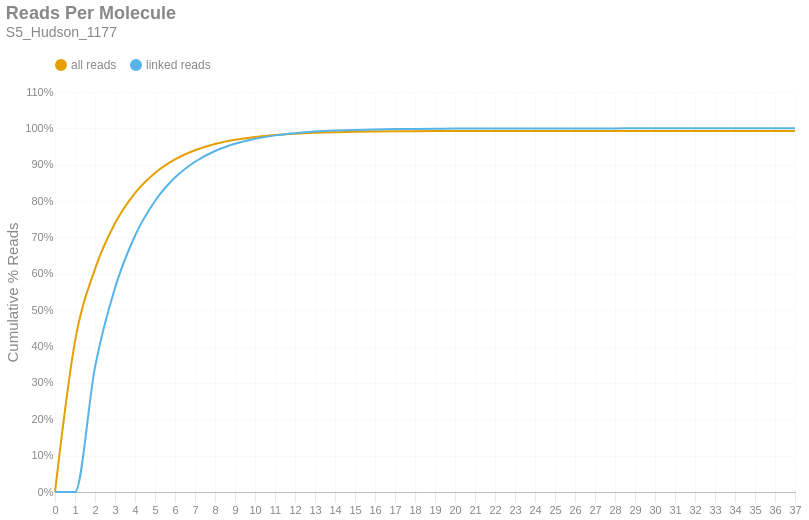

Notebook code for this chart:
### Markdown cell above
### Reads per Molecule
This chart shows the cumulative distribution of the number of reads per linked molecule. That is, how many alignments are associated with a unique molecule. This excludes the number of reads associated with invalid or absent linked-read barcodes. The `linked` histogram is the percentages recalculated when disregarding singletons.

### Code cell
if SKIPLR:
    print_html(f"Skipped")
else:
    counts = np.bincount(valids['reads'].cast(pl.Int64).to_numpy())
    weighted = counts * np.arange(len(counts))
    all_perc = weighted / n_reads
    linked_perc = weighted / n_linked_reads
    linked_perc[1] = 0
    binned_df = pl.DataFrame({
        'readsper': list(range(len(counts))),
        'all reads (cumsum)': np.cumsum(all_perc).tolist(),
        'linked reads (cumsum)': np.cumsum(linked_perc).tolist(),
    })

    with SafeRender(binned_df):
        (
            density_plot(binned_df, 'Reads Per Molecule', samplename, 'readspmol')
            .encode(
                x=alt.X('readsper:O', title=None).axis(labelAngle=0).scale(padding=0),
                y=alt.Y('value:Q', title='Cumulative % Reads').axis(format='%').stack(False),
                color=alt.Color("key:N").scale(domain=["all reads", "linked reads"]),
                tooltip=[
                    alt.Tooltip("key:N", title="Data Type"),
                    alt.Tooltip("readsper:O", title="Reads Per Molecule"),
                    alt.Tooltip("value:Q", format=".2%", title="% Reads (Cum.)")
                ]            
            )
        ).display()

### Figure 1 — Vega-Lite specification as saved in the notebook (floating-point values rounded to 4 significant figures)
{"width": "container", "height": 400, "config": {"title": {"anchor": "start", "dy": -15, "fontSize": 18, "color": "#888888", "subtitleColor": "#888888", "subtitleFontSize": 14}, "arc": {"fill": "#0072B2"}, "axis": {"domainColor": "#888888", "domainWidth": 0.5, "gridWidth": 0.2, "grid": false, "titleFontWeight": 400, "titleFontSize": 15, "labelFontSize": 11, "labelColor": "#888888", "tickColor": "#888888", "tickWidth": 0.2, "titleColor": "#888888"}, "axisBand": {"grid": false}, "axisX": {"grid": true, "tickSize": 10, "domainCap": "round"}, "axisY": {"domain": false, "grid": true, "tickSize": 0, "domainCap": "round"}, "background": "transparent", "header": {"labelFontSize": 15, "labelColor": "#888888", "titleFontSize": 15, "titleFontWeight": 600, "titleColor": "#888888"}, "legend": {"labelFont": "sans-serif", "labelFontSize": 12, "labelColor": "#888888", "symbolSize": 100, "symbolType": "circle", "titleFontSize": 12, "titlePadding": 10, "titleColor": "#888888", "title": null, "orient": "top"}, "range": {"category": ["#E69F00", "#56B4E9", "#009E73", "#F0E442", "#0072B2", "#D55E00", "#CC79A7", "#000000"], "diverging": ["#cfe8f3", "#a2d4ec", "#73bfe2", "#46abdb", "#1696d2", "#12719e"]}, "area": {"fill": "#0072B2", "fillOpacity": 0.7, "line": true, "strokeOpacity": 0.7}, "line": {"color": "#0072B2", "stroke": "#0072B2", "strokeWidth": 2}, "trail": {"color": "#0072B2", "stroke": "#0072B2", "strokeWidth": 0, "size": 1}, "point": {"filled": true, "fillOpacity": 1.0, "size": 95}, "text": {"color": "#888888", "fontSize": 11, "align": "right", "fontWeight": 400, "size": 11}, "bar": {"fill": "#0072B2", "stroke": null}, "view": {"stroke": null, "continuousWidth": 660, "continuousHeight": 400}}, "data": {"name": "data-0c0e8ecfeeaecb75af4b5b05c3205d22"}, "mark": {"type": "line", "interpolate": "monotone", "point": {"opacity": 0, "size": 275}}, "encoding": {"color": {"field": "key", "scale": {"domain": ["all reads", "linked reads"]}, "type": "nominal"}, "tooltip": [{"field": "key", "title": "Data Type", "type": "nominal"}, {"field": "readsper", "title": "Reads Per Molecule", "type": "ordinal"}, {"field": "value", "format": ".2%", "title": "% Reads (Cum.)", "type": "quantitative"}], "x": {"axis": {"labelAngle": 0}, "field": "readsper", "scale": {"padding": 0}, "title": null, "type": "ordinal"}, "y": {"axis": {"format": "%"}, "field": "value", "stack": false, "title": "Cumulative % Reads", "type": "quantitative"}}, "params": [{"name": "param_c36ac31b6afebe62", "select": {"type": "point", "fields": ["key"]}, "bind": "legend"}], "title": {"text": "Reads Per Molecule", "subtitle": "S5_Hudson_1177"}, "transform": [{"fold": ["all reads (cumsum)", "linked reads (cumsum)"]}, {"calculate": "replace(datum.key, ' (cumsum)', '')", "as": "key"}, {"filter": {"param": "param_c36ac31b6afebe62"}}], "usermeta": {"embedOptions": {"downloadFileName": "S5_Hudson_1177.readspmol"}}, "$schema": "https://vega.github.io/schema/vega-lite/v6.1.0.json", "datasets": {"data-0c0e8ecfeeaecb75af4b5b05c3205d22": [{"readsper": 0, "all reads (cumsum)": 0.0, "linked reads (cumsum)": 0.0}, {"readsper": 1, "all reads (cumsum)": 0.4143, "linked reads (cumsum)": 0.0}, {"readsper": 2, "all reads (cumsum)": 0.6131, "linked reads (cumsum)": 0.3435}, {"readsper": 3, "all reads (cumsum)": 0.739, "linked reads (cumsum)": 0.561}, {"readsper": 4, "all reads (cumsum)": 0.8221, "linked reads (cumsum)": 0.7046}, {"readsper": 5, "all reads (cumsum)": 0.8775, "linked reads (cumsum)": 0.8004}, {"readsper": 6, "all reads (cumsum)": 0.9147, "linked reads (cumsum)": 0.8647}, {"readsper": 7, "all reads (cumsum)": 0.9399, "linked reads (cumsum)": 0.9082}, {"readsper": 8, "all reads (cumsum)": 0.9571, "linked reads (cumsum)": 0.9378}, {"readsper": 9, "all reads (cumsum)": 0.9686, "linked reads (cumsum)": 0.9578}, {"readsper": 10, "all reads (cumsum)": 0.9766, "linked reads (cumsum)": 0.9715}, {"readsper": 11, "all reads (cumsum)": 0.9819, "linked reads (cumsum)": 0.9807}, {"readsper": 12, "all reads (cumsum)": 0.9854, "linked reads (cumsum)": 0.9867}, {"readsper": 13, "all reads (cumsum)": 0.9879, "linked reads (cumsum)": 0.9911}, {"readsper": 14, "all reads (cumsum)": 0.9895, "linked reads (cumsum)": 0.9939}, {"readsper": 15, "all reads (cumsum)": 0.9906, "linked reads (cumsum)": 0.9958}, {"readsper": 16, "all reads (cumsum)": 0.9913, "linked reads (cumsum)": 0.997}, {"readsper": 17, "all reads (cumsum)": 0.9919, "linked reads (cumsum)": 0.998}, {"readsper": 18, "all reads (cumsum)": 0.9922, "linked reads (cumsum)": 0.9986}, {"readsper": 19, "all reads (cumsum)": 0.9925, "linked reads (cumsum)": 0.999}, {"readsper": 20, "all reads (cumsum)": 0.9927, "linked reads (cumsum)": 0.9993}, {"readsper": 21, "all reads (cumsum)": 0.9928, "linked reads (cumsum)": 0.9995}, {"readsper": 22, "all reads (cumsum)": 0.9928, "linked reads (cumsum)": 0.9996}, {"readsper": 23, "all reads (cumsum)": 0.9929, "linked reads (cumsum)": 0.9997}, {"readsper": 24, "all reads (cumsum)": 0.9929, "linked reads (cumsum)": 0.9998}, {"readsper": 25, "all reads (cumsum)": 0.993, "linked reads (cumsum)": 0.9999}, {"readsper": 26, "all reads (cumsum)": 0.993, "linked reads (cumsum)": 0.9999}, {"readsper": 27, "all reads (cumsum)": 0.993, "linked reads (cumsum)": 0.9999}, {"readsper": 28, "all reads (cumsum)": 0.993, "linked reads (cumsum)": 1.0}, {"readsper": 29, "all reads (cumsum)": 0.993, "linked reads (cumsum)": 1.0}, {"readsper": 30, "all reads (cumsum)": 0.993, "linked reads (cumsum)": 1.0}, {"readsper": 31, "all reads (cumsum)": 0.993, "linked reads (cumsum)": 1.0}, {"readsper": 32, "all reads (cumsum)": 0.993, "linked reads (cumsum)": 1.0}, {"readsper": 33, "all reads (cumsum)": 0.993, "linked reads (cumsum)": 1.0}, {"readsper": 34, "all reads (cumsum)": 0.993, "linked reads (cumsum)": 1.0}, {"readsper": 35, "all reads (cumsum)": 0.993, "linked reads (cumsum)": 1.0}, {"readsper": 36, "all reads (cumsum)": 0.993, "linked reads (cumsum)": 1.0}, {"readsper": 37, "all reads (cumsum)": 0.9931, "linked reads (cumsum)": 1.0}]}}
